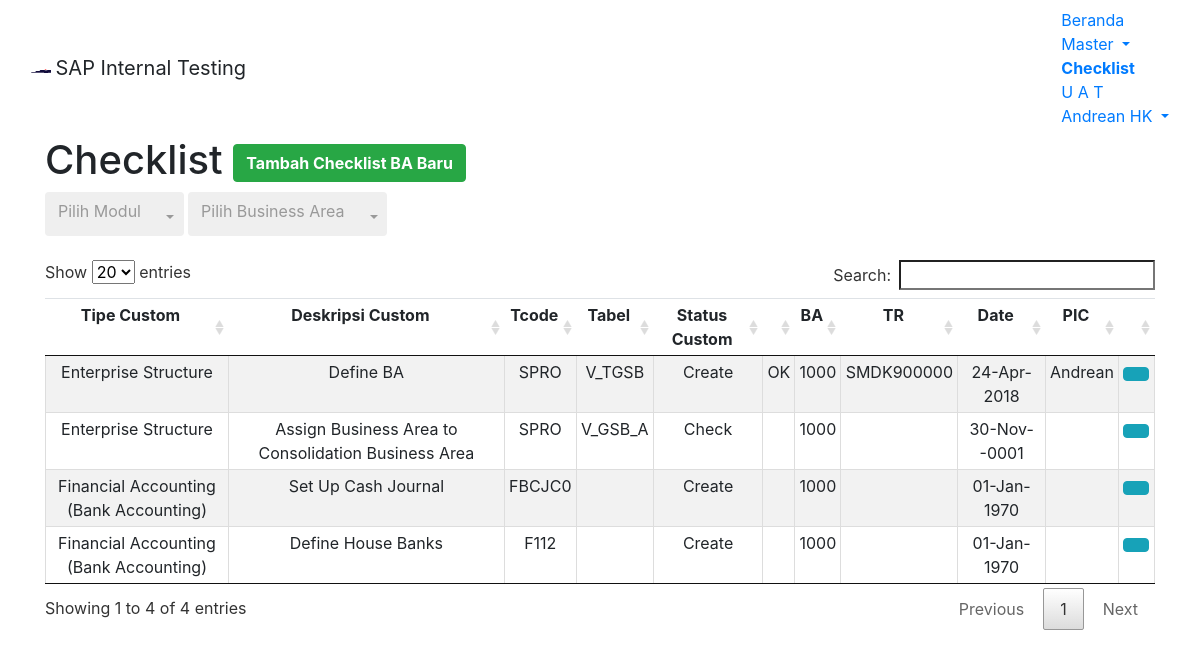
Page /module/home/checklist.php (signed in) on the committed database.
### tables this page shows
CREATE TABLE `v_check` (
  `id` int(11) NOT NULL,
  `ctype` varchar(45) NOT NULL,
  `ctypedesc` varchar(255) NOT NULL,
  `ctcode` varchar(45) NOT NULL,
  `ctable` varchar(45) DEFAULT NULL,
  `cstat` varchar(45) NOT NULL,
  `cmodul` varchar(45) NOT NULL,
  `vcheck` varchar(45) DEFAULT NULL,
  `vcba` int(11) NOT NULL,
  `vctransreqs` varchar(45) DEFAULT NULL,
  `vcdate` date DEFAULT NULL,
  `vcpic` varchar(45) DEFAULT NULL,
  `chg_by` varchar(255) DEFAULT NULL,
  `chg_date` datetime DEFAULT NULL
);

### module/home/checklist.php (the view, shortened to what this page needs)
<!DOCTYPE html>
<?php
	$root = "../../";
?>
 <html lang="en-US">
<head>
<link href="<?php echo $root; ?>assets/css/bootstrap.min.css" rel="stylesheet">
<link href="<?php echo $root; ?>assets/datatables/media/css/jquery.dataTables.min.css" rel="stylesheet">
<link href="<?php echo $root; ?>assets/bs-select/css/bootstrap-select.min.css" rel="stylesheet">
<body>
	<nav class="navbar navbar-default">
	  <div class="container-fluid">
		<div class="navbar-header">
		  <img alt="Samator" class="navbar-text" src="<?php echo $root; ?>assets/images/s-logo.png" width="20" height="20">
		  <a class="navbar-brand">SAP Internal Testing</a>
		</div>
		<ul class="nav navbar-nav navbar-right">
			<li><a href="<?php echo $root; ?>module/home/home.php">Beranda</a></li>
			<li class="dropdown">
				<a class="dropdown-toggle" data-toggle="dropdown" href="#">Master
				<span class="caret"></span></a>
			</li>
			<li class="active"><a href="<?php echo $root; ?>module/home/checklist.php"><b>Checklist</b></a></li>
			<li><a href="<?php echo $root; ?>module/home/uat.php">U A T</a></li>
			<li class="dropdown">
				<a class="dropdown-toggle" data-toggle="dropdown" href="#"><span class="glyphicon glyphicon-user" aria-hidden="true"></span>
				<?php echo $_SESSION["longname"]; ?>
				<span class="caret"></span></a>
			</li>
		</ul>
	  </div>
	</nav>
	<div class="container container-fluid">
		<h1>Checklist
			<button type="button" class="btn btn-success pull-right" data-toggle="modal" data-target="#modalAddCL"><span class="glyphicon glyphicon-plus"></span> <b>Tambah Checklist BA Baru</b></button>
		</h1>
	</div>
	<?php if ($_SESSION['modul']=="ABAP" || $_SESSION['modul']=="BASIS") { ?>
	<div class="container container-fluid">
	<?php } else {
		?> <div class="container container-fluid">
		<?php
	} ?>
	</div><br>
	<div class="container container-fluid">
		<table id="tableChecklist" class="table table-hover text-center table-striped compact cell-border">
			<thead>
				<tr>
					<td class="col-md-2"><b>Tipe Custom</b></td>
					<td class="col-md-3"><b>Deskripsi Custom</b></td>
					<td><b>Tcode</b></td>
					<td><b>Tabel</b></td>
					<td><b>Status Custom</b></td>
					<td><b><span class="glyphicon glyphicon-ok"></span></b></td>
					<td><b>BA</b></td>
					<td><b>TR</b></td>
					<td><b>Date</b></td>
					<td><b>PIC</b></td>
					<td></td>
				</tr>
			</thead>
			<tbody>
			<?php
				$con = mysqli_connect("localhost","root","","saptest");
				if ($_SESSION['modul']=="ABAP" || $_SESSION['modul']=="BASIS")
				{
					$query = "SELECT * FROM v_check";
				}
				else
				{
					$query = "SELECT * FROM v_check WHERE cmodul='$_SESSION[modul]'";
				}
				$result = mysqli_query($con,$query);
				while($row = mysqli_fetch_array($result,MYSQLI_ASSOC))
				{
					echo "<tr>";
						echo "<td style:'border=1px solid black'>".$row['ctype']."</td>";
						echo "<td style:'border=1px solid black'>".$row['ctypedesc']."</td>";
						echo "<td style:'border=1px solid black'>".$row['ctcode']."</td>";
						echo "<td style:'border=1px solid black'>".$row['ctable']."</td>";
						echo "<td style:'border=1px solid black'>".$row['cstat']."</td>";
						echo "<td style:'border=1px solid black'>".$row['vcheck']."</td>";
						echo "<td style:'border=1px solid black'>".$row['vcba']."</td>";
						echo "<td style:'border=1px solid black'>".$row['vctransreqs']."</td>";
						$origDate = $row['vcdate'];
						$newDate = date("d-M-Y", strtotime($origDate));
						echo "<td style:'border=1px solid black'>".$newDate."</td>";
						echo "<td style:'border=1px solid black'>".$row['vcpic']."</td>";
			?>
							<td><a type='button' class='btn btn-info btn-xs' data-toggle='modal' href="#modalEditCL<?php echo $row['id']; ?>"><span class='glyphicon glyphicon-pencil'></span></a>
			<?php
					echo "</tr>";
				}
			?>
			</tbody>
		</table>
	</div>
</body>

### rows in the picture
v_check: ctype "Enterprise Structure", ctypedesc "Define BA", ctcode "SPRO", ctable "V_TGSB", cstat "Create", vcheck "OK", vcba "1000", vctransreqs "SMDK900000", vcdate "24-Apr-2018", vcpic "Andrean"
v_check: ctype "Enterprise Structure", ctypedesc "Assign Business Area to Consolidation Business Area", ctcode "SPRO", ctable "V_GSB_A", cstat "Check", vcba "1000", vcdate "30-Nov--0001"
v_check: ctype "Financial Accounting (Bank Accounting)", ctypedesc "Set Up Cash Journal", ctcode "FBCJC0", cstat "Create", vcba "1000", newDate "01-Jan-1970"
v_check: ctype "Financial Accounting (Bank Accounting)", ctypedesc "Define House Banks", ctcode "F112", cstat "Create", vcba "1000", newDate "01-Jan-1970"

### other values in the picture
$_SESSION["longname"] "Andrean HK"
